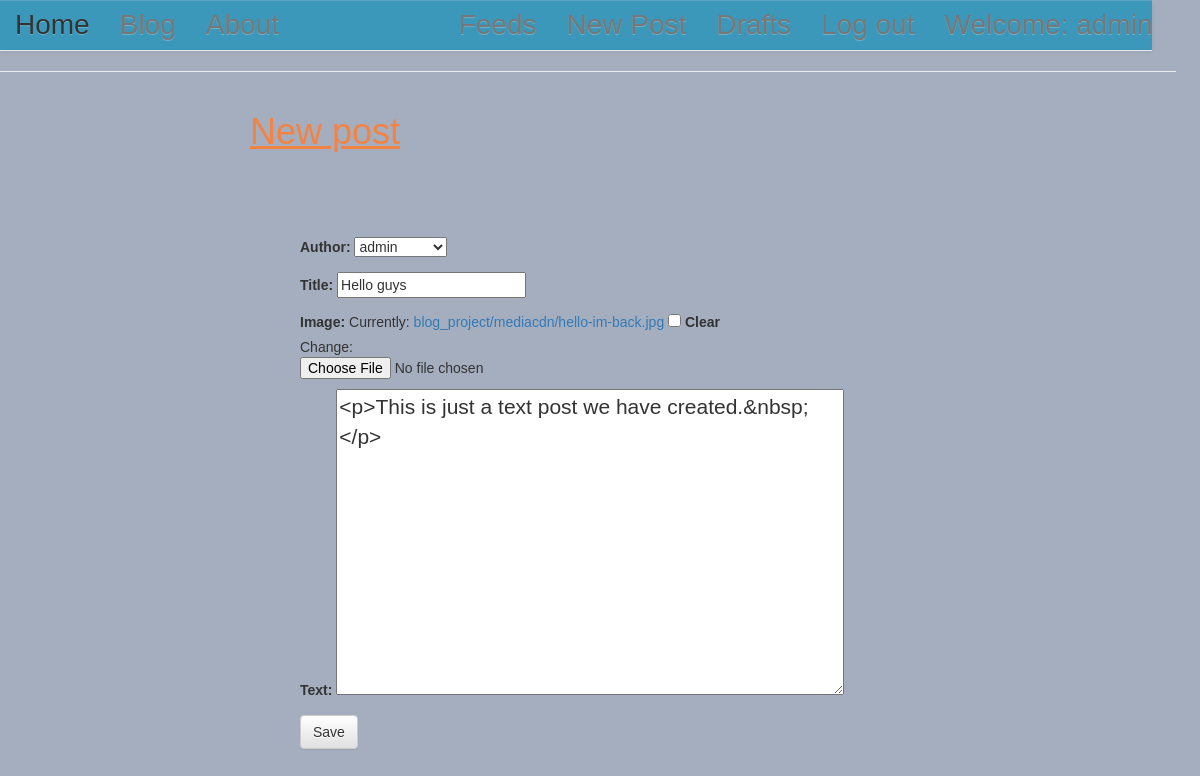
The page /post/56/edit/ (signed in) on the database its author committed.
### blog/models.py (models this page shows, shortened)
class Post(models.Model):
    author = models.ForeignKey('auth.User', on_delete = models.CASCADE)
    title = models.CharField(max_length=200)
    text = models.TextField()
    created_date = models.DateTimeField(default=timezone.now)
    published_date = models.DateTimeField(blank=True, null=True)
    image = models.ImageField(blank=True, null=True,
                width_field = 'width_field', height_field = 'height_field', editable = 'True', upload_to='blog_project/mediacdn/')
    height_field = models.IntegerField(default=0)
    width_field = models.IntegerField(default = 0)

### blog/views.py (the view)
# urls.py: url(r'^post/(?P<pk>\d+)/edit/$', views.PostUpdateView.as_view(), name='post_edit'),
class PostUpdateView(LoginRequiredMixin,UpdateView):
    login_url = '/login/'
    redirect_field_name = 'blog/post_detail.html'
    form_class = PostForm
    model = Post

### blog/forms.py
class PostForm(forms.ModelForm):
    class Meta:
        model = Post
        fields = ('author','title', 'image' , 'text', )
        widgets = {
            'title': forms.TextInput(attrs={'class': 'textinputclass'}),
            'text': forms.Textarea(attrs={'class': 'editable medium-editor-textarea postcontent'}),
        }

### blog/templates/blog/post_form.html (shortened to what this page needs)
{% extends 'blog/base.html' %}
{% block content %}
    <h1 class = 'newpost'>New post</h1>
    <form  method="POST" class="post-form" enctype="multipart/form-data">
    {{form.as_p}}
    <button type="submit" class="save btn btn-default" name='post_publish'>Save</button>
    </form>
{% endblock %}

### blog/templates/blog/base.html (shortened to what this page needs)
<!DOCTYPE html>
{% load staticfiles %}
<html>
    <head>
        <link rel="stylesheet" href="https://maxcdn.bootstrapcdn.com/bootstrap/3.3.7/css/bootstrap.min.css">
        <link rel="stylesheet" href="https://maxcdn.bootstrapcdn.com/bootstrap/3.3.7/css/bootstrap-theme.min.css">
        <link rel="stylesheet" href="//cdn.jsdelivr.net/medium-editor/latest/css/medium-editor.min.css" type="text/css" media="screen" charset="utf-8">
        <link rel="stylesheet" href="{% static 'css/file.css' %}">
<body class = "loader">
  <nav class="navbar navbar-default techfont custom-navbar navbar-static-top ">
      <ul class="nav navbar-nav ">
        <li><a  href="{% url 'articles_list' %}" class="color-me">Home</a></li>
        <li><a href="{% url 'post_list' %}">Blog</a></li>
        <li><a href="{% url 'about'%}">About</a></li>
      </ul>
      <ul class="nav navbar-nav navbar-right">
        {% if user.is_superuser %}
        <li><a href="{% url 'feeds_list' %}">Feeds</a></li>
        <li>
          <a href="{% url 'post_new' %}" >New Post</a>
        </li>
        <li>
          <a href="{% url 'post_draft_list' %}">Drafts</a>
        </li>
        <li>
          <a href="{% url 'logout' %}" >Log out</a>
        </li>
        <li>
          <a >Welcome: {{ user.username }}</a>
        </li>
        {% elif user.is_authenticated %}
          <li><a href="{% url 'logout' %}" >Log out</a></li>
          <li>  <a >Welcome: {{ user.username }}</a></li>
        {% else %}
           <li> </a>
            <a class = 'nav navbar-right' href= "{% url 'signup' %}">  Sign up  </a> </li>
            <li><a class='nav navbar-right' href="{% url 'login' %}" ><span class="glyphicon glyphicon-user"></span></a></li>
        {% endif %}
      </ul>
</nav>
<hr>
        <div class="content">
            <div class="row">
                <div class="col-md-12 col-sm-12 col-lg-12">
                  <div class="blog_posts">
                    {% block content %}
                    {% endblock %}
                  </div>
                </div>
            </div>
        </div>
</body>
</html>

### blog/static/css/file.css (style rules this page uses)
.loader { align-items: left; background-color: #a4aebf; display: auto; font-family: Inconsolata, sans-serif; width: 98%; justify-content: center; margin: 0; }
.techfont { font-family: Inconsolata, sans-serif; font-size: 2em; margin-bottom: 10px; background: transparent; text-decoration-color: #395759; background-color: #3b98ba; width: 98%; }
.postcontent { font-family: Inconsolata, sans-serif; font-size: 1.5em; }
.post-form { text-align: left; padding-top: 75px; padding-left: 300px; justify-content: center; }
.newpost { color: #f48342; text-decoration: underline; padding-left: 250px; }

### rows shown on the page
Post: author "admin", title "Hello guys", text "<p>This is just a text post we have created.&nbsp;</p>"

### other values the page prints
{{ user.username }} "admin"
